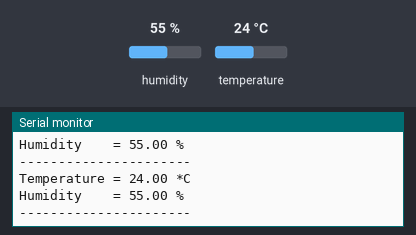
Bench run of a sketch on a simulated Arduino Uno, built with avr-gcc and run on an emulated ATmega328P. Parts: the last lines printed to the serial monitor. The inputs (shaded band) are chosen by the test bench; at power-on: humidity 55 %, temperature 24 °C.

Above: at 4.8 s.
4.9 s: humidity set to 22 %
At 9.1 s:
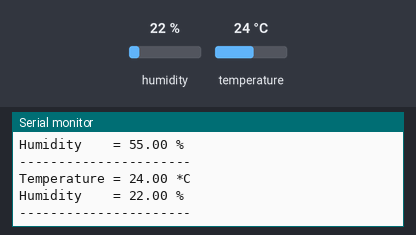
9.9 s: temperature set to 12 °C
At 12.7 s:
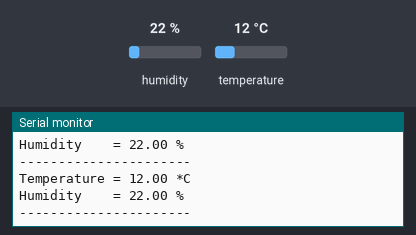
14.9 s: humidity set to 40 %
At 17.4 s:
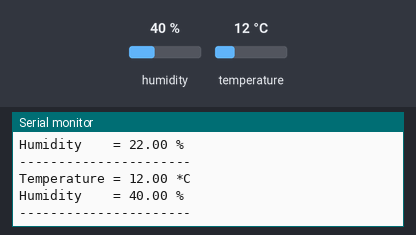
Timing chart, 0 to 18.9 s (numbered marks = the images above; inputs shaded):
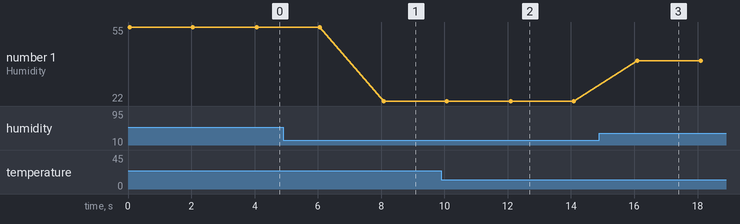

The sketch:

Percobaan2.ino
```cpp
#include <Arduino_FreeRTOS.h>
#include <queue.h>
#include <DHT.h>

// --- Konfigurasi Sensor DHT ---
#define DHTPIN 2       // Tentukan pin Arduino yang terhubung ke pin Data DHT
#define DHTTYPE DHT11  // Ganti menjadi DHT22 jika kamu menggunakan tipe DHT22
DHT dht(DHTPIN, DHTTYPE);

// Struct untuk menyimpan data sensor
// (Diubah menjadi float karena DHT menghasilkan nilai desimal)
struct readings {
  float temp;
  float h;
};

QueueHandle_t my_queue;

// Deklarasi fungsi task
void read_data(void *pvParameters);
void display(void *pvParameters);

void setup() {
  Serial.begin(9600);

  // Inisialisasi sensor DHT
  dht.begin();

  // Membuat queue untuk 1 elemen sebesar ukuran struct readings
  my_queue = xQueueCreate(1, sizeof(struct readings));

  if (my_queue != NULL) {
    xTaskCreate(read_data, "read sensors", 256, NULL, 1, NULL);
    xTaskCreate(display, "display", 256, NULL, 1, NULL);

    // Memulai scheduler FreeRTOS
    vTaskStartScheduler();
  }
}

void loop() {
  // Biarkan kosong, FreeRTOS mengambil alih eksekusi
}

void read_data(void *pvParameters) {
  struct readings x;

  for (;;) {
    // Membaca kelembaban dan suhu dari sensor asli
    float humidity = dht.readHumidity();
    float temperature = dht.readTemperature();

    // Memastikan pembacaan tidak gagal (NaN = Not a Number)
    if (isnan(humidity) || isnan(temperature)) {
      Serial.println("Gagal membaca data dari sensor DHT!");
    } else {
      x.temp = temperature;
      x.h = humidity;

      // Mengirim struktur data ke Queue
      xQueueSend(my_queue, &x, portMAX_DELAY);
    }

    // PENTING: Sensor DHT butuh jeda minimal 2 detik (2000 ms)
    // agar pembacaan berikutnya berhasil dan stabil
    vTaskDelay(2000 / portTICK_PERIOD_MS);
  }
}

void display(void *pvParameters) {
  struct readings x;

  for (;;) {
    // Menerima struktur data dari Queue
    if (xQueueReceive(my_queue, &x, portMAX_DELAY) == pdPASS) {
      Serial.print("Temperature = ");
      Serial.print(x.temp);
      Serial.println(" *C");

      Serial.print("Humidity    = ");
      Serial.print(x.h);
      Serial.println(" %");
      Serial.println("----------------------");
    }
  }
}
```

Measured:
- after the input at 4.9 s, the serial monitor: prints a new line after 3.2 s (image 1)
- after the input at 9.9 s, the serial monitor: prints a new line after 2.2 s (image 2)
- after the input at 14.9 s, the serial monitor: prints a new line after 1.2 s (image 3)
- plotted number 1: 55 → 22 after the input at 4.9 s, 22 → 40 after the input at 14.9 s
